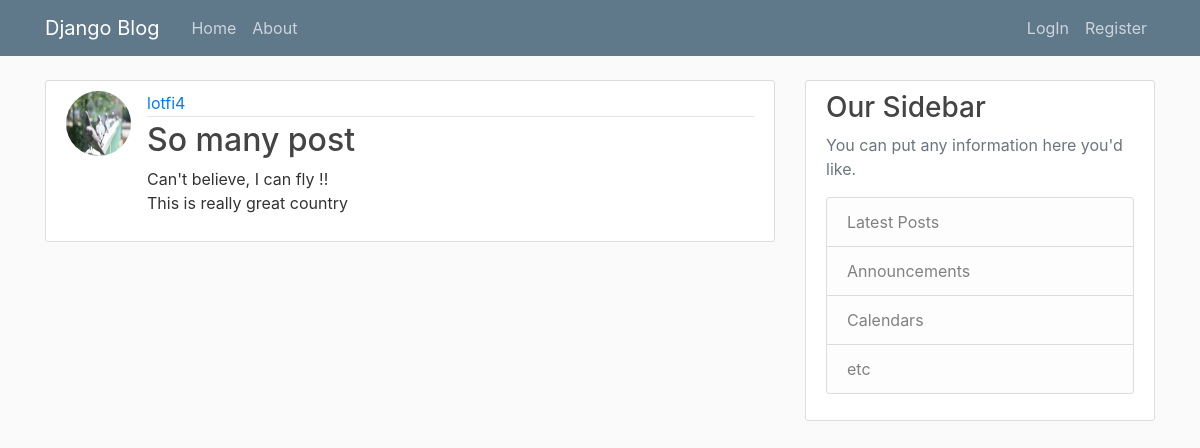
Screenshot of /post/37/ with the database file from the repository.
### blog/models.py (models this page shows, shortened)
class Post(models.Model):
    title = models.CharField(max_length=100)
    content = models.TextField()
    date_posted = models.DateTimeField(default=timezone.now)
    author = models.ForeignKey(User, on_delete=models.CASCADE)

### users/models.py (models this page shows, shortened)
class Profile(models.Model):
    user = models.OneToOneField(User, on_delete=models.CASCADE)
    image = models.ImageField(default='default.jpg', upload_to='profile_pics')

### blog/views.py (the view)
# urls.py: path('post/<int:pk>/', views.PostDetailView.as_view(), name='blog-detail'),
class PostDetailView(DetailView):
    model = Post

### blog/templates/blog/post_detail.html (shortened to what this page needs)
{% extends "blog/base.html" %}
  {% block content %}
      <article class="media content-section">
        <img class="rounded-circle article-img" src="{{ object.author.profile.image.url }}">
        <div class="media-body">
          <div class="article-metadata">
            <a class="mr-2" href="#">{{ object.author }}</a>
          </div>
          <h2 class="article-title">{{ object.title }}</h2>
          <p class="article-content">{{ object.content }}</p>
        </div>
      </article>
  {% endblock content %}

### blog/static/blog/main.css (style rules this page uses)
body { background: #fafafa; color: #333333; margin-top: 5rem; }
h1, h2, h3, h4, h5, h6 { color: #444444; }
.content-section { background: #ffffff; padding: 10px 20px; border: 1px solid #dddddd; border-radius: 3px; margin-bottom: 20px; }
.article-title { color: #444444; }
.article-content { white-space: pre-line; }
.article-img { height: 65px; width: 65px; margin-right: 16px; }
.article-metadata { padding-bottom: 1px; margin-bottom: 4px; border-bottom: 1px solid #e3e3e3 }

### rows the page displays
Post: author.profile.image (picture), author "lotfi4", title "So many post", content "Can't believe, I can fly !! This is really great country"
